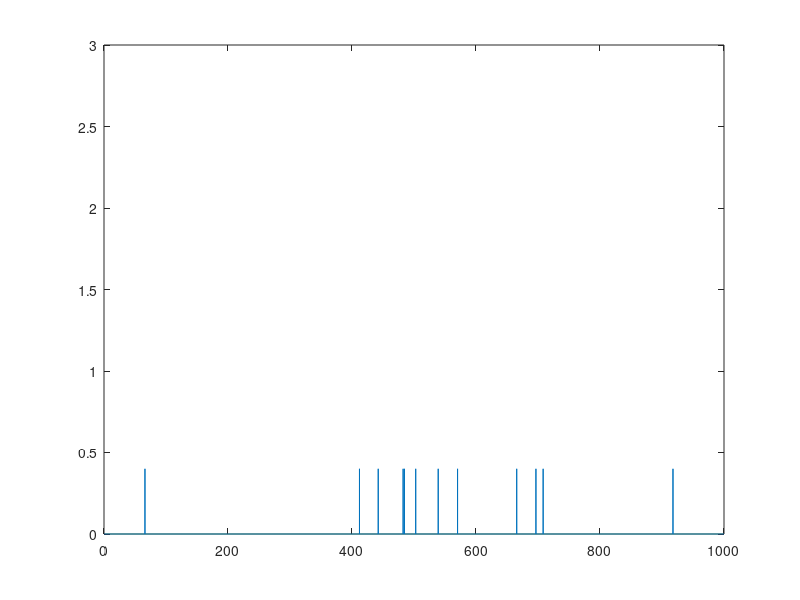

Recreate this plot in MATLAB.
function [spikeTrainRaw, spikeTrain1Sec, countTotal, count1sec, epsp, gsyn] = rand_spike_train();

global DT dt

DT = 10000; %[ms]

% bins, in seconds
dt = 0.05;        % [ms]
bins_per_sec = 1000 * (1/dt); 

% make random spike train
spikeTrainRaw   =  rand((bins_per_sec * (DT/1000) + 1),1); % random numbers between 0 and 1

spikeFreq       =  20; %[Hz]

% probability of getting spike in time bin 0.05ms
prob = (spikeFreq / 1000) * dt;                                                
spikeTrainRaw   =  double(spikeTrainRaw < prob); %threshold

% plot total
%figure;plot(spikeTrainRaw);

% plot 1st second
spikeTrain1Sec  =  spikeTrainRaw(1:bins_per_sec);                
%figure;plot(spikeTrain1Sec) 

% count spikes
countTotal      =  length(spikeTrainRaw(spikeTrainRaw==1))  ;
count1sec       =  length(spikeTrain1Sec(spikeTrain1Sec==1));


%% parameters for epsc 
tau = 10;                   %[ms]
epsc_amp = 0.4;             %[nA]
epsc_duration = 2;         %[ms]
wave_length = (epsc_duration/1000)/dt; % defines length of the epsp in terms of number of 'dt' timesteps
t = 0:wave_length;          %[ms]
epsp = epsc_amp*exp(-t/tau);% exponential decay function

gsyn = conv(spikeTrainRaw,epsp,'same'); % convolve spike train with epsp
plot((dt:dt:(bins_per_sec*dt)),gsyn(1:bins_per_sec))
ylim([0 3]);

end